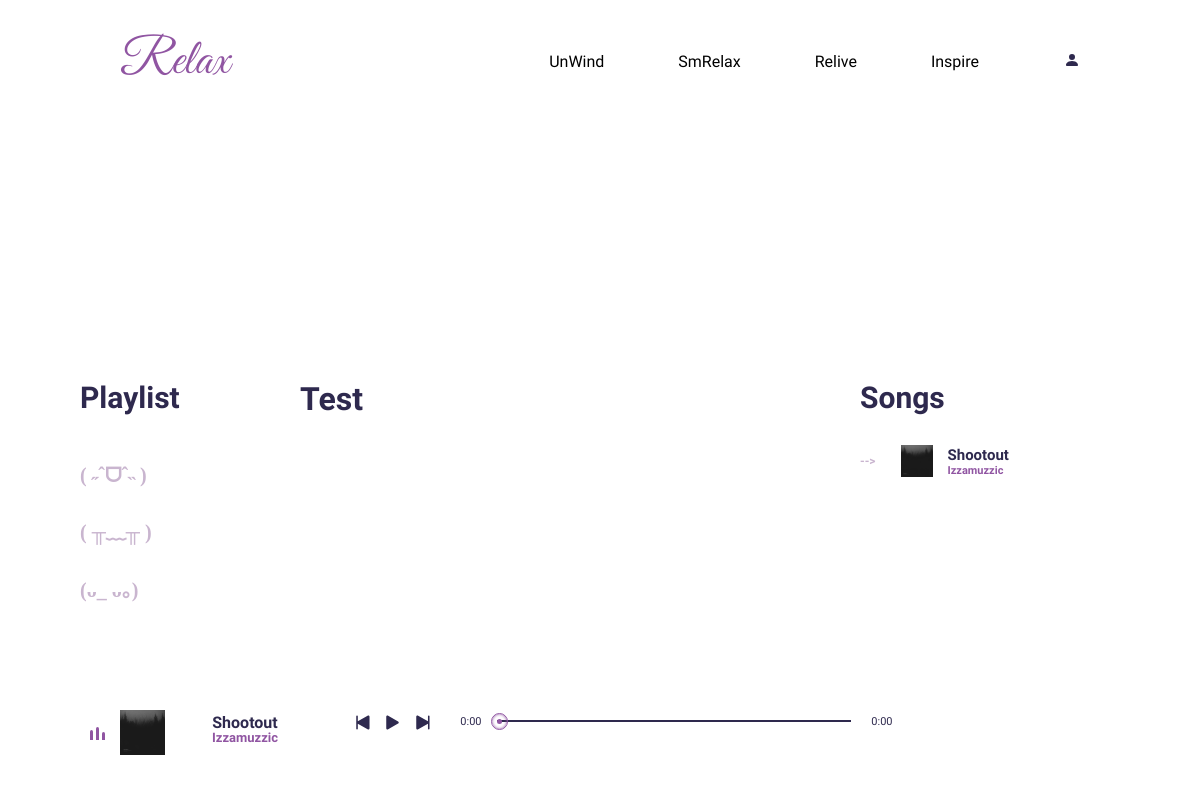
The app's page /unwind/?mood_id=2 with its own data.
### Unwind/models.py (models this page shows, shortened)
class Mood(models.Model):
    m_id = models.IntegerField(primary_key=True)
    m_name = models.CharField(max_length=20)

class Music(models.Model):
    s_id = models.AutoField(primary_key=True)
    s_name = models.CharField(max_length=200)
    artist = models.CharField(max_length=200)
    music = models.FileField(upload_to='Music')
    cover = models.FileField(upload_to='Music/Cover')
    m_id = models.ForeignKey(Mood, on_delete=models.CASCADE, null=True, blank=True)
    c_id = models.ForeignKey(MusicCategory,on_delete=models.CASCADE, null=True, blank=True)

### Unwind/views.py (the view)
# urls.py: path('unwind/',include('Unwind.urls')),
def unwind(request):
    mood_id = request.GET.get('mood_id')
    if mood_id:
        songs = Music.objects.filter(m_id=mood_id)
    else:
        songs = Music.objects.filter(m_id=1)
    mood = Mood.objects.all()
    context = {'songs': songs, 'mood': mood}
    return render(request, 'Unwind/unwind.html', context)

### Unwind/templates/Unwind/unwind.html (shortened to what this page needs)
<!DOCTYPE html>
<html lang="en">
<head>
    {% load static %}
    <link rel="stylesheet" href="{% static 'css/UW.css' %}">
</head>
<body>
    <div class="main">
        <div class="navbar">
            <a href="/" class="logo">Relax</a>
            <ul>
                <li><a href="#">UnWind</a></li>
                <li><a href="#">SmRelax</a></li>
                <li><a href="/relive">Relive</a></li>
                <li><a href="/inspire">Inspire</a></li>
            </ul>
            <div class="navbar-icon">
                <a href="#">
                    <svg xmlns="http://www.w3.org/2000/svg" width="16" height="16" fill="currentColor" class="bi bi-person-fill" viewBox="0 0 16 16">
                    <path d="M3 14s-1 0-1-1 1-4 6-4 6 3 6 4-1 1-1 1zm5-6a3 3 0 1 0 0-6 3 3 0 0 0 0 6"/>
                    </svg></a>
            </div>
        </div>
    </div>
    <div class="banner">
        <div class="left">
            <h1>Playlist</h1>
            <div class="playlist">
                {% for mood_category in mood %}
                <h4><a href="?mood_id={{ mood_category.m_id }}"><h4>{{ mood_category.m_name }}</h4></a></h4>
                {% endfor %}
            </div>
        </div>
        <div class="mid">
            <h1>Test</h1>
        </div>
        <div class="right">
            <h1>Songs</h1>
            <div class="list">
                {% for song in songs %}
                <li class="items">
                    <span>--></span>
                    <img src="{{ song.cover.url }}" alt="Cover">
                    <h5>
                        {{ song.s_name }}
                        <div class="artist">
                        {{ song.artist }}
                        </div>
                    </h5>
                </li>
                {% endfor %}
            </div>
        </div>
    </div>
    <div class="footer">
        <div class="wave">
            <div class="wave1"></div>
            <div class="wave1"></div>
            <div class="wave1"></div>
        </div>
        <img src="happy/cover/Shootout.jfif" alt="cover">
        <h5>Shootout<br>
            <div class="artist">
                Izzamuzzic
            </div>
        </h5>
        <div class="icon">
            <svg xmlns="http://www.w3.org/2000/svg" width="16" height="16" fill="currentColor" class="bi bi-skip-start-fill" viewBox="0 0 16 16">
                <path d="M4 4a.5.5 0 0 1 1 0v3.248l6.267-3.636c.54-.313 1.232.066 1.232.696v7.384c0 .63-.692 1.01-1.232.697L5 8.753V12a.5.5 0 0 1-1 0z"/>
            </svg>
            <svg xmlns="http://www.w3.org/2000/svg" width="16" height="16" fill="currentColor" class="bi bi-play-fill" viewBox="0 0 16 16">
                <path d="m11.596 8.697-6.363 3.692c-.54.313-1.233-.066-1.233-.697V4.308c0-.63.692-1.01 1.233-.696l6.363 3.692a.802.802 0 0 1 0 1.393"/>
            </svg>
            <svg xmlns="http://www.w3.org/2000/svg" width="16" height="16" fill="currentColor" class="bi bi-skip-end-fill" viewBox="0 0 16 16">
                <path d="M12.5 4a.5.5 0 0 0-1 0v3.248L5.233 3.612C4.693 3.3 4 3.678 4 4.308v7.384c0 .63.692 1.01 1.233.697L11.5 8.753V12a.5.5 0 0 0 1 0z"/>
            </svg>
        </div>
        <span id="currentStart">0:00</span>
        <div class="bar">
            <div class="dot"></div>
        </div>
        <span id="currentEnd">0:00</span>
    </div>
</body>
</html>

### static/css/UW.css (style rules this page uses)
* { margin: 0; padding: 0; font-family: 'Dosis', sans-serif; color: #2E294E; }
.logo { text-decoration: none; color: #9055A2; font-family: Great Vibes; font-size: 50px; font-style: normal; font-weight: 400; line-height: normal; }
.main { width: 80%; margin: auto; }
.navbar { margin: 30px auto; display: flex; align-items: center; }
ul { flex: 1; text-align: right; }
ul li { display: inline-block; list-style: none; margin: 0 25px; }
ul li a { text-decoration: none; color: black; padding: 0 10px; position: relative; }
ul li a::after { content: ''; width: 0%; height: 10px; background: #9055A2; position: absolute; left: 50%; transform: translateX(-50%); top:-55px; transition: 0.3s; }
.navbar-icon { margin-left: 50px; }
.banner { margin-top: 50px; display: flex; }
.left { width: 25%; height: 320px; text-decoration: none; }
.mid { width: 45%; height: 320px; }
.right { width: 30%; height: 320px; }
.footer { display: flex; height: 80px; }
.left h1 { font-size: 30px; margin: 0px 0px 0px 80px; }
.left .playlist { margin: 30px 0px 0px 80px; }
.left .playlist h4 a h4 { font-family: Georgia, 'Times New Roman', Times, serif; font-size: 20px; padding-bottom: 10px; color: #c9b5cf; cursor: pointer; display: flex; align-items: center; transition: .3s linear; }
.playlist h4 a { text-decoration: none; }
.right { height: 320px; }
.right h1 { font-size: 30px; margin: 0px 0px 30px 20px; font-family: 'Dosis', sans-serif; }
.right .list li { list-style: none; padding: 0px 0px 0px 20px; display: flex; align-items: center; margin-bottom: 20px; }
.right .list li span { font-size: 12px; font-weight: 600; color: #c9b5cf; }
.right .list li img { width: 32px; height: 32px; margin-left: 25px; }
.right .list li h5 { font-size: 15px; margin-left: 15px; }
.right .list li h5 .artist { font-size: 11px; color: #9055A2; }
.footer .wave { width: 30px; height: 30px; padding-bottom: 5px; display: flex; align-items: flex-end; margin-left: 80px; }
.footer .wave .wave1 { width: 3px; height: 10px; margin-right: 3px; border-radius: 10px 10px 0px 0px; background: #9055A2; animation: unset; }
.footer .wave .wave1:nth-child(2) { height: 13px; }
.footer .wave .wave1:nth-child(3) { height: 8px; }
.footer img { width: 45px; height: 45px; }
.footer h5 { width: 130px; font-size: 16px; margin-top: 5px; margin-left: 15px; color: #2E294E; line-height: 15px; }
.footer h5 .artist { font-size: 13px; color: #9055A2; }
.footer .icon { font-size: 20px; margin: 0px 20px 0px 40px; }
.footer .icon svg { cursor: pointer; width: 25px; height: 25px; outline: none; }
.footer span { width: 32px; font-size: 11px; font-weight: 400; margin-top: 5px; }
.footer .bar { position: relative; width: 30%; height: 2px; background: #2E294E; margin: 10px 15px 0px 10px; }
.footer .bar .dot { position: absolute; width: 5px; height: 5px; background: #9055A2; border-radius: 50%; left: 0%; top: -1px; transition: 1s linear; }
.footer .bar .dot::before { content: ''; position: absolute; width: 15px; height: 15px; border:1px solid #9055A2; border-radius: 50%; left: -6px; top: -6px; box-shadow: inset 0px 0px 3px #9055A2; }

### Unwind/templates/Unwind/unwind.html (style rules this page uses)
.playlist h4 a { text-decoration: none; }
body { margin: 0; padding: 0; height: 100vh; display: flex; flex-direction: column; }
.main { flex: 1; }
.footer { background-color: white; text-align: center; padding: 10px; }

### records on screen
Mood: m_name "( ˶ˆᗜˆ˵ )"
Mood: m_name "( ╥﹏╥ )"
Mood: m_name "(ᴗ_ ᴗ。)"
Music: cover (picture), s_name "Shootout", artist "Izzamuzzic"
